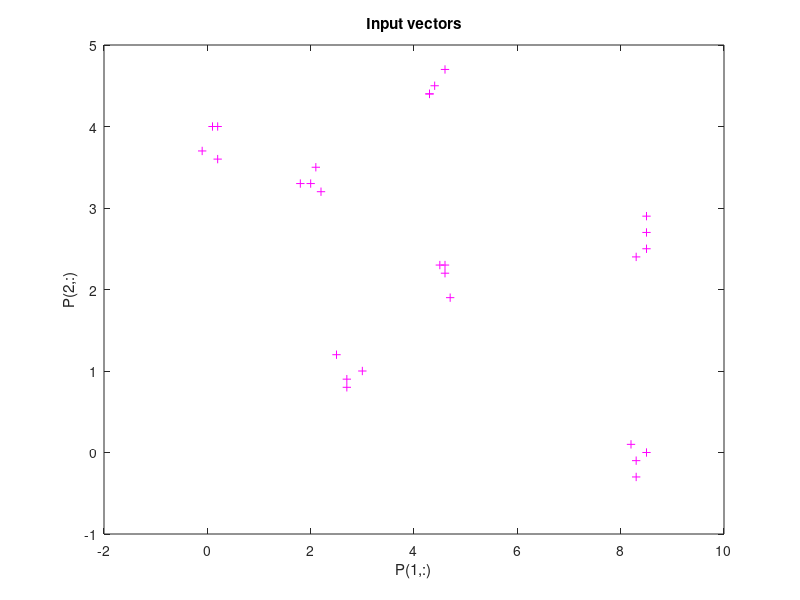

Here is the MATLAB script that generated this plot: (Note: this script raises an error after producing the figure.)
P(1,:) = [3 -0.1 4.3 4.6 8.5 1.8 8.3 2.5 0.2 4.6 4.5 8.5 2.2 8.2 2.7 0.2 4.4 4.6 8.3 2.0 8.5 2.7 0.1 4.3 4.7 8.5 2.1 8.3];
P(2,:) = [1 3.7 4.4 2.3 2.7 3.3 -0.1 1.2 3.6 4.7 2.3 2.9 3.2 0.1 0.8 4.0 4.5 2.2 2.4 3.3 0 0.9 4.0 4.4 1.9 2.5 3.5 -0.3];
plot(P(1,:), P(2,:), '+m');
title('Input vectors');
xlabel('P(1,:)');
ylabel('P(2,:)');
hold on;
nclusters = 7;
nvectors = 4;
a1 = -10;
a2 = +10;
b1 = -5;
b2 = +5;
net = newc([a1 a2; b1 b2],nclusters,0.1,0.0005);
wo = net.IW{1};
bo = net.b{1};
co = exp(1)./bo;
net.trainParam.epochs=49;
net.trainParam.show=7;
net = train(net,P);
w = net.IW{1};
bn = net.b{1};
cn = exp(1)./bn;
plot(w(:,1),w(:,2),'kp');
